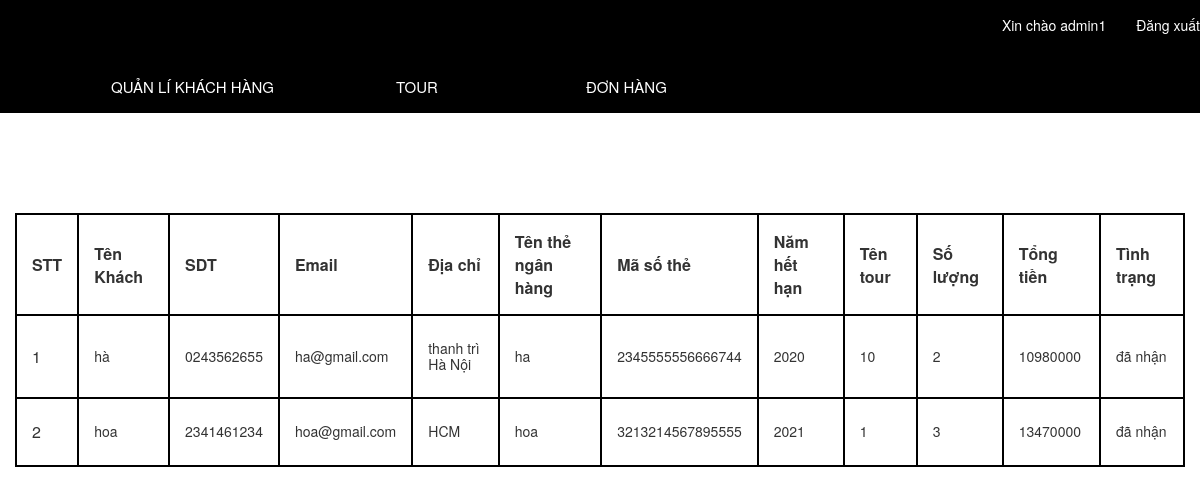
Page /Sources/dulich/admin/index.php?view=dondi (signed in) on the committed database.
### tables this page shows
CREATE TABLE `donhang` (
  `idDH` int(11) NOT NULL,
  `name` varchar(500) NOT NULL,
  `phoneDH` varchar(500) NOT NULL,
  `emailDH` varchar(500) NOT NULL,
  `addressDH` varchar(500) NOT NULL,
  `Tenthenganhang` varchar(500) NOT NULL,
  `Masothe` varchar(500) NOT NULL,
  `NHH` varchar(500) NOT NULL,
  `idTour` int(11) NOT NULL,
  `soluong` varchar(500) NOT NULL,
  `tongDH` varchar(500) NOT NULL,
  `tinhtrang` varchar(5000) NOT NULL
);

### Sources/dulich/admin/index.php (called while the page is built, shortened)
<?php
  include "view/ql.php";
?>

### Sources/dulich/admin/view/dondi.php (the view, shortened to what this page needs)
<link rel="stylesheet" type="text/css" href="../admin/css/ql.css">
<div class="content">
<table style="width:100%">
<tr>
    <th>STT</th>
    <th>Tên Khách</th>
    <th>SDT</th>
    <th>Email</th>
    <th>Địa chỉ</th>
    <th>Tên thẻ ngân hàng</th>
    <th>Mã số thẻ</th>
    <th>Năm hết hạn</th>
    <th>Tên tour</th>
    <th>Số lượng</th>
    <th>Tổng tiền</th>
    <th>Tình trạng</th>
</tr>
<tr>
<?php
    $conn=mysqli_connect('localhost','root','','btlon');
    mysqli_set_charset($conn,"utf8");
    $sql = "SELECT * from donhang  where tinhtrang='đã nhận'";
    $result=mysqli_query($conn,$sql);
    $stt=0;
    while($row=mysqli_fetch_assoc($result)){
        $stt++;
        echo "<tr>";
        echo "<td>$stt</td>";
    ?>
    <td>
        <?php
        echo'<h5>'.$row['name'].'</h5>';
        ?>
    </td>
    <td>
        <?php
        echo'<h5>'.$row['phoneDH'].'</h5>';
        ?>
    </td>
    <td>
        <?php
        echo'<h5>'.$row['emailDH'].'</h5>';
        ?>
    </td>
    <td>
        <?php
        echo'<h5>'.$row['addressDH'].'</h5>';
        ?>
    </td>
    <td>
        <?php
        echo'<h5>'.$row['Tenthenganhang'].'</h5>';
        ?>
    </td>
    <td>
        <?php
        echo'<h5>'.$row['Masothe'].'</h5>';
        ?>
    </td>
    <td>
        <?php
        echo'<h5>'.$row['NHH'].'</h5>';
        ?>
    </td>
    <td>
        <?php
        echo'<h5>'.$row['idTour'].'</h5>';
        ?>
    </td>
    <td>
        <?php
        echo'<h5>'.$row['soluong'].'</h5>';
        ?>
    </td>
    <td>
        <?php
        echo'<h5>'.$row['tongDH'].'</h5>';
        ?>
    </td>
    <td>
        <?php
        echo'<h5>'.$row['tinhtrang'].'</h5>';
        ?>
    </td>
    <?php
    }
    ?>
</tr>
</table>
</div>

### Sources/dulich/admin/css/ql.css (style rules this page uses)
.content { background-color: white; color: black; margin-right:30px; }
table, th, td { margin-top:100px; margin-left:15px; border: 2px solid black; border-collapse: collapse; }
th, td { padding: 15px; }

### rows in the picture
donhang: name "hà", phoneDH "0243562655", emailDH "ha@gmail.com", addressDH "thanh trì Hà Nội", Tenthenganhang "ha", Masothe "2345555556666744", NHH "2020", idTour "10", soluong "2", tongDH "10980000", tinhtrang "đã nhận"
donhang: name "hoa", phoneDH "2341461234", emailDH "hoa@gmail.com", addressDH "HCM", Tenthenganhang "hoa", Masothe "3213214567895555", NHH "2021", idTour "1", soluong "3", tongDH "13470000", tinhtrang "đã nhận"

### other values in the picture
$_SESSION["username"] "admin1"
